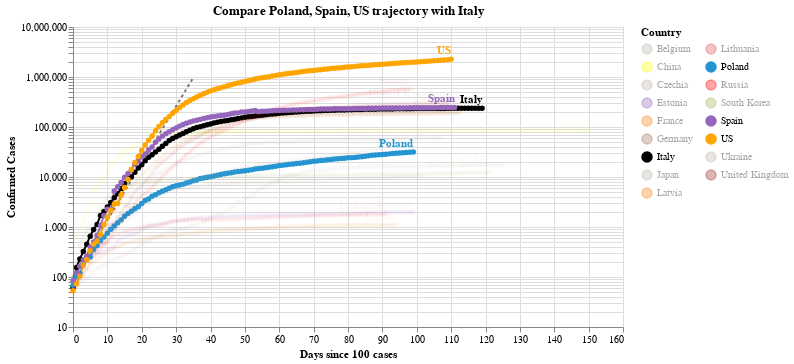

Here is the notebook cell this chart was saved with:
### Code cell
#hide_input
chart2 = make_since_chart(dff2, ['Poland', 'Spain', 'US'], baseline_countries)
chart2

### Figure 1 — Vega-Lite specification as saved in the notebook (floating-point values rounded to 4 significant figures; data arrays with more than 128 entries replaced by an {"elided": "..."} marker saying what was removed)
{"config": {"view": {"continuousWidth": 400, "continuousHeight": 300}}, "layer": [{"data": {"name": "data-628230001892d6798b50651be41d1b3e"}, "mark": {"type": "line", "color": "black", "opacity": 0.5, "strokeDash": [3, 3]}, "encoding": {"x": {"type": "quantitative", "field": "Days since 100 cases"}, "y": {"type": "quantitative", "field": "Confirmed Cases"}}}, {"data": {"name": "data-2f6817cfef0e8fa62a281af45e56b3cd"}, "mark": {"type": "line", "point": true}, "encoding": {"color": {"type": "nominal", "field": "Country", "legend": {"columns": 2}, "scale": {"domain": ["Belgium", "China", "Czechia", "Estonia", "France", "Germany", "Italy", "Japan", "Latvia", "Lithuania", "Poland", "Russia", "South Korea", "Spain", "US", "Ukraine", "United Kingdom"], "range": ["#C1B7AD", "yellow", "#C1B7AD", "#9467bd", "#F58518", "#9D755D", "black", "#C1B7AD", "#F58518", "#E45756", "#2495D3", "red", "#A1BA59", "#9467bd", "orange", "#C1B7AD", "brown"]}}, "opacity": {"condition": {"value": 1, "selection": "selector004"}, "value": 0.05}, "tooltip": [{"type": "nominal", "field": "Country"}, {"type": "temporal", "field": "Date"}, {"type": "quantitative", "field": "Confirmed Cases"}, {"type": "quantitative", "field": "Days since 100 cases"}], "x": {"type": "quantitative", "field": "Days since 100 cases"}, "y": {"type": "quantitative", "field": "Confirmed Cases", "scale": {"type": "log"}}}, "selection": {"selector004": {"type": "multi", "fields": ["Country"], "bind": "legend", "init": [{"Country": "Poland"}, {"Country": "Spain"}, {"Country": "US"}, {"Country": "Italy"}]}}, "width": 550}, {"data": {"name": "data-2f6817cfef0e8fa62a281af45e56b3cd"}, "mark": {"type": "text", "align": "right", "dy": -8, "fontWeight": "bold"}, "encoding": {"color": {"type": "nominal", "field": "Country", "legend": {"columns": 2}, "scale": {"domain": ["Belgium", "China", "Czechia", "Estonia", "France", "Germany", "Italy", "Japan", "Latvia", "Lithuania", "Poland", "Russia", "South Korea", "Spain", "US", "Ukraine", "United Kingdom"], "range": ["#C1B7AD", "yellow", "#C1B7AD", "#9467bd", "#F58518", "#9D755D", "black", "#C1B7AD", "#F58518", "#E45756", "#2495D3", "red", "#A1BA59", "#9467bd", "orange", "#C1B7AD", "brown"]}}, "opacity": {"condition": {"value": 1, "selection": "selector004"}, "value": 0.05}, "text": {"type": "nominal", "field": "Country"}, "tooltip": [{"type": "nominal", "field": "Country"}, {"type": "temporal", "field": "Date"}, {"type": "quantitative", "field": "Confirmed Cases"}, {"type": "quantitative", "field": "Days since 100 cases"}], "x": {"type": "quantitative", "field": "Days since 100 cases"}, "y": {"type": "quantitative", "field": "Confirmed Cases", "scale": {"type": "log"}}}, "transform": [{"filter": "(datum['Date'] >= 1592611200000)"}], "width": 550}], "title": "Compare Poland, Spain, US trajectory with Italy", "$schema": "https://vega.github.io/schema/vega-lite/v4.0.2.json", "datasets": {"data-628230001892d6798b50651be41d1b3e": [{"Days since 100 cases": 0, "Confirmed Cases": 100.0}, {"Days since 100 cases": 1, "Confirmed Cases": 130.0}, {"Days since 100 cases": 2, "Confirmed Cases": 169.0}, {"Days since 100 cases": 3, "Confirmed Cases": 219.7}, {"Days since 100 cases": 4, "Confirmed Cases": 285.6}, {"Days since 100 cases": 5, "Confirmed Cases": 371.3}, {"Days since 100 cases": 6, "Confirmed Cases": 482.7}, {"Days since 100 cases": 7, "Confirmed Cases": 627.5}, {"Days since 100 cases": 8, "Confirmed Cases": 815.7}, {"Days since 100 cases": 9, "Confirmed Cases": 1060.0}, {"Days since 100 cases": 10, "Confirmed Cases": 1379.0}, {"Days since 100 cases": 11, "Confirmed Cases": 1792.0}, {"Days since 100 cases": 12, "Confirmed Cases": 2330.0}, {"Days since 100 cases": 13, "Confirmed Cases": 3029.0}, {"Days since 100 cases": 14, "Confirmed Cases": 3937.0}, {"Days since 100 cases": 15, "Confirmed Cases": 5119.0}, {"Days since 100 cases": 16, "Confirmed Cases": 6654.0}, {"Days since 100 cases": 17, "Confirmed Cases": 8650.0}, {"Days since 100 cases": 18, "Confirmed Cases": 11250.0}, {"Days since 100 cases": 19, "Confirmed Cases": 14620.0}, {"Days since 100 cases": 20, "Confirmed Cases": 19000.0}, {"Days since 100 cases": 21, "Confirmed Cases": 24710.0}, {"Days since 100 cases": 22, "Confirmed Cases": 32120.0}, {"Days since 100 cases": 23, "Confirmed Cases": 41750.0}, {"Days since 100 cases": 24, "Confirmed Cases": 54280.0}, {"Days since 100 cases": 25, "Confirmed Cases": 70560.0}, {"Days since 100 cases": 26, "Confirmed Cases": 91730.0}, {"Days since 100 cases": 27, "Confirmed Cases": 119300.0}, {"Days since 100 cases": 28, "Confirmed Cases": 155000.0}, {"Days since 100 cases": 29, "Confirmed Cases": 201500.0}, {"Days since 100 cases": 30, "Confirmed Cases": 262000.0}, {"Days since 100 cases": 31, "Confirmed Cases": 340600.0}, {"Days since 100 cases": 32, "Confirmed Cases": 442800.0}, {"Days since 100 cases": 33, "Confirmed Cases": 575600.0}, {"Days since 100 cases": 34, "Confirmed Cases": 748300.0}, {"Days since 100 cases": 35, "Confirmed Cases": 972800.0}], "data-2f6817cfef0e8fa62a281af45e56b3cd": {"elided": "1866 records"}}}
